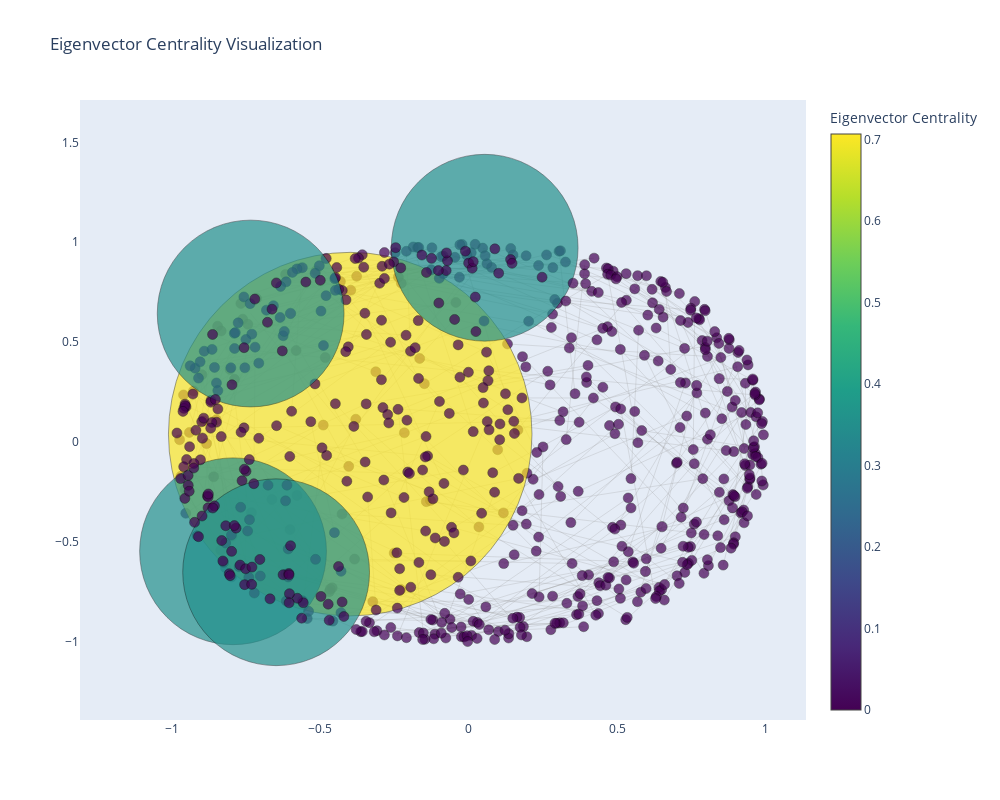

Notebook code for this chart:
### Markdown cell above
Eigen vector centrality

### Code cell
# Calculate Eigenvector Centrality
eigenvector_centrality = nx.eigenvector_centrality(G)

# Node Colors and Sizes based on Eigenvector Centrality
node_colors = [eigenvector_centrality[node] for node in G.nodes()]
node_sizes = [500 * eigenvector_centrality[node] + 10 for node in G.nodes()]

node_trace.marker.color = node_colors
node_trace.marker.size = node_sizes
node_trace.marker.colorscale = 'Viridis'
node_trace.marker.colorbar.title = "Eigenvector Centrality"
node_trace.text = [f'{node}: {eigenvector_centrality[node]:.4f}' for node in G.nodes()]

# Plotting
fig = go.Figure()
fig.add_trace(edge_trace)
fig.add_trace(node_trace)

# Adjust layout size
fig.update_layout(
    title='Eigenvector Centrality Visualization',
    width=1000,
    height=800,
    showlegend=False,
    hovermode='closest',
    xaxis=dict(showgrid=False, zeroline=False),
    yaxis=dict(showgrid=False, zeroline=False),
)
fig.show()

### Figure 1 — Plotly figure (JSON) as saved in the notebook; plotly's stock layout.template omitted (floating-point values rounded to 4 significant figures; data arrays with more than 128 entries replaced by an {"elided": "..."} marker saying what was removed)
{"data": [{"hoverinfo": "none", "line": {"color": "rgba(150,150,150,0.5)", "width": 0.5}, "mode": "lines", "type": "scatter", "x": {"elided": "1059 float values"}, "y": {"elided": "1059 float values"}}, {"hoverinfo": "text", "marker": {"color": {"elided": "689 float values"}, "colorbar": {"title": {"text": "Eigenvector Centrality"}}, "colorscale": [[0, "#440154"], [0.1111, "#482878"], [0.2222, "#3e4989"], [0.3333, "#31688e"], [0.4444, "#26828e"], [0.5556, "#1f9e89"], [0.6667, "#35b779"], [0.7778, "#6ece58"], [0.8889, "#b5de2b"], [1, "#fde725"]], "line": {"color": "black", "width": 0.5}, "size": {"elided": "689 float values"}}, "mode": "markers", "text": {"elided": "689 str values"}, "type": "scatter", "x": {"elided": "689 float values"}, "y": {"elided": "689 float values"}}], "layout": {"height": 800, "hovermode": "closest", "showlegend": false, "title": {"text": "Eigenvector Centrality Visualization"}, "width": 1000, "xaxis": {"showgrid": false, "zeroline": false}, "yaxis": {"showgrid": false, "zeroline": false}}}
